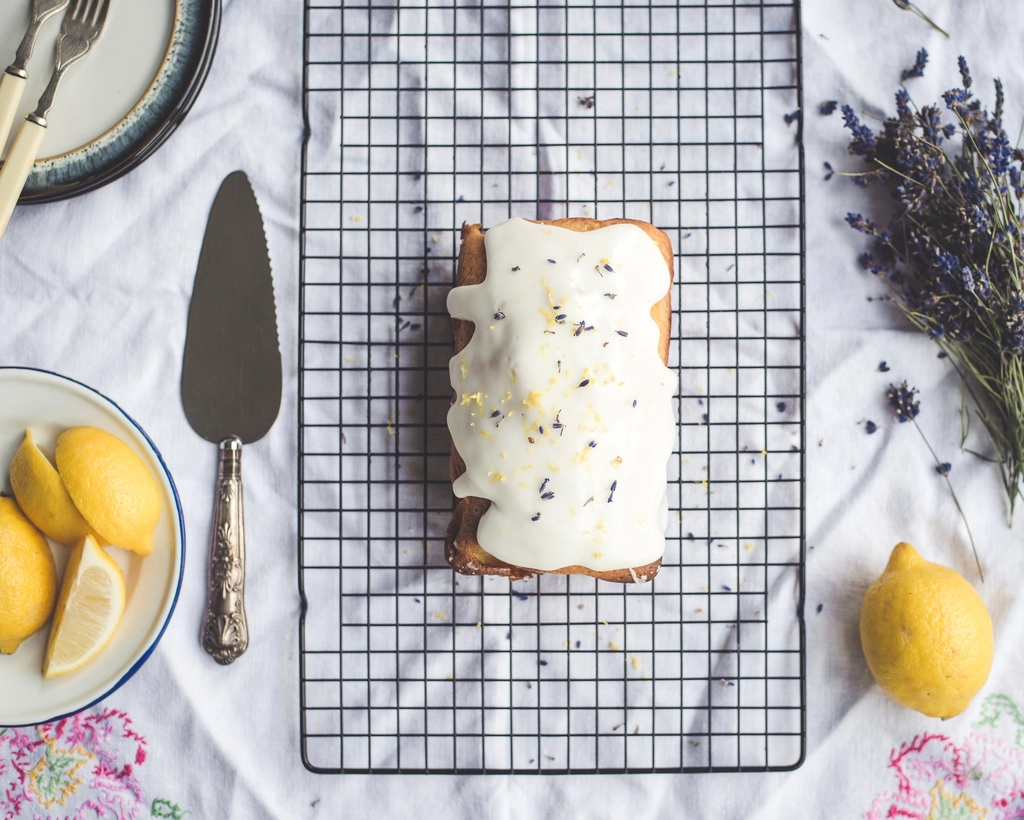
#> input picture ebook-famille/photos/conseils.jpg, 1024 x 820 px, given in place of p001.png, which was not available
$ python visuels.py
#> lines starting #> are read from the running program, lines starting #| are printed output that depends on the picture; after the words box and inside, x2 and y2 are one past the last pixel; in counts of white or black regions, pixels touching at a corner belong together
"""Visuels de vente (Etsy, Payhip, Gumroad) à partir des pages rendues en PNG.

Pré-requis : PNG=1 SCALE=2 PAGES=1,2,3,17,34,39,40,52,61,97,102,104,109,111,113 node src/render.js livre
Sortie : dist/visuels/
"""
import os

from PIL import Image, ImageDraw, ImageFilter, ImageFont

ROOT = os.path.dirname(os.path.dirname(os.path.abspath(__file__)))
PAGES = os.path.join(ROOT, "build", "livre")
OUT = os.path.join(ROOT, "dist", "visuels")
FONTS = os.path.join(ROOT, "fonts")
os.makedirs(OUT, exist_ok=True)

CREME = (251, 247, 242)
SABLE = (243, 235, 225)
ROSE = (244, 223, 218)
ROSE_FONCE = (192, 121, 109)
ENCRE = (51, 37, 31)
BRUN = (107, 68, 51)


# [23 lines left out: functions police, titre_font, texte_font, not called in this run]


def page(n, h):
    im = Image.open(os.path.join(PAGES, f"p{n:03d}.png")).convert("RGB")
    w = int(im.width * h / im.height)
    return im.resize((w, h), Image.LANCZOS)


def ombre(fond, im, xy, flou=30, decal=(16, 22), opacite=95, angle=0):
    im = im.convert("RGBA")
    if angle:
        im = im.rotate(angle, expand=True, resample=Image.BICUBIC)
    sh = Image.new("RGBA", (im.width + flou * 4, im.height + flou * 4), (0, 0, 0, 0))
    masque = Image.new("L", im.size, 0)
    masque.paste(im.split()[3])
    calque = Image.new("RGBA", im.size, (70, 45, 30, opacite))
    sh.paste(calque, (flou * 2, flou * 2), masque)
    sh = sh.filter(ImageFilter.GaussianBlur(flou))
    fond.paste(sh, (xy[0] - flou * 2 + decal[0], xy[1] - flou * 2 + decal[1]), sh)
    fond.paste(im, xy, im)


def centre(d, y, txt, f, couleur, largeur):
    w = d.textlength(txt, font=f)
    d.text(((largeur - w) / 2, y), txt, font=f, fill=couleur)


# [4 lines left out: function bandeau, not called in this run]


# 1. couverture carrée (vignette Etsy / Payhip)
def couverture_carree():
    c = Image.new("RGB", (2000, 2000), SABLE)
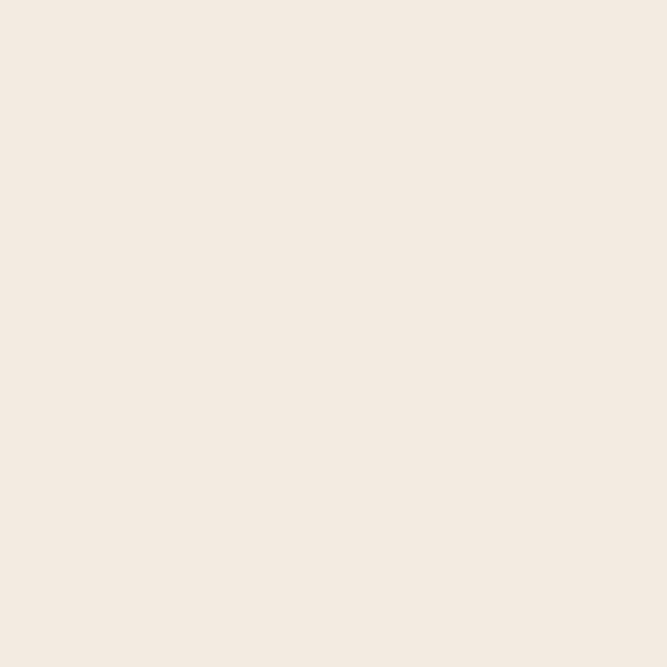
#> c: PIL image 2000x2000 RGB (shown at 1/3 size); mean R, G, B 243, 235, 225
    p = page(1, 1820)
#> in page, im is the input picture: PIL image 1024x820 RGB; mean R, G, B 182.4, 179.6, 178.5
    ombre(c, p, ((2000 - p.width) // 2, 80), flou=36)
#> in ombre, `sh = Image.new("RGBA", (im.width + flou * 4, im.height + flou * 4), (0..`: sh: PIL image 2416x1964 RGBA; every value is 0
#> in ombre, `masque = Image.new("L", im.size, 0)`: masque: PIL image 2272x1820 L; every value is 0
#> in ombre, `masque.paste(im.split()[3])`: masque: PIL image 2272x1820 L; every value is 255
#> in ombre, `calque = Image.new("RGBA", im.size, (70, 45, 30, opacite))`:
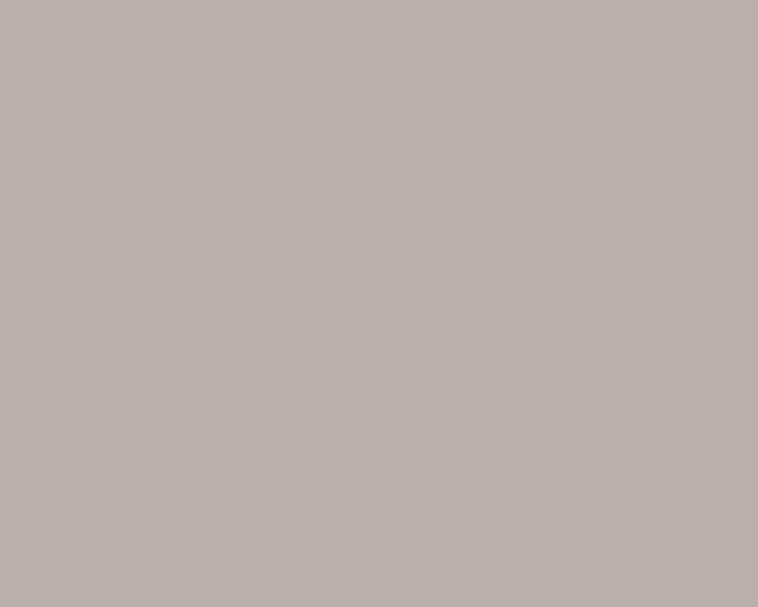
#> calque: PIL image 2272x1820 RGBA (shown at 1/3 size); mean R, G, B, A 70, 45, 30, 95; transparent parts drawn white
    c.save(os.path.join(OUT, "01-couverture-carree.jpg"), quality=92)
    # couverture seule (fichier de couverture du livre)
    Image.open(os.path.join(PAGES, "p001.png")).convert("RGB").save(os.path.join(OUT, "couverture-livre.jpg"), quality=94)


# 2. éventail de fiches
def eventail():
    c = Image.new("RGB", (2000, 2000), CREME)
    nums = [17, 52, 39, 97, 34]
    h = 1180
    pas = 300
    x0 = 1000 - (pas * (len(nums) - 1) + int(h * 0.707)) // 2
    for i, n in enumerate(nums):
        p = page(n, h)
#> call 2 of page, with n = 17, h = 1180
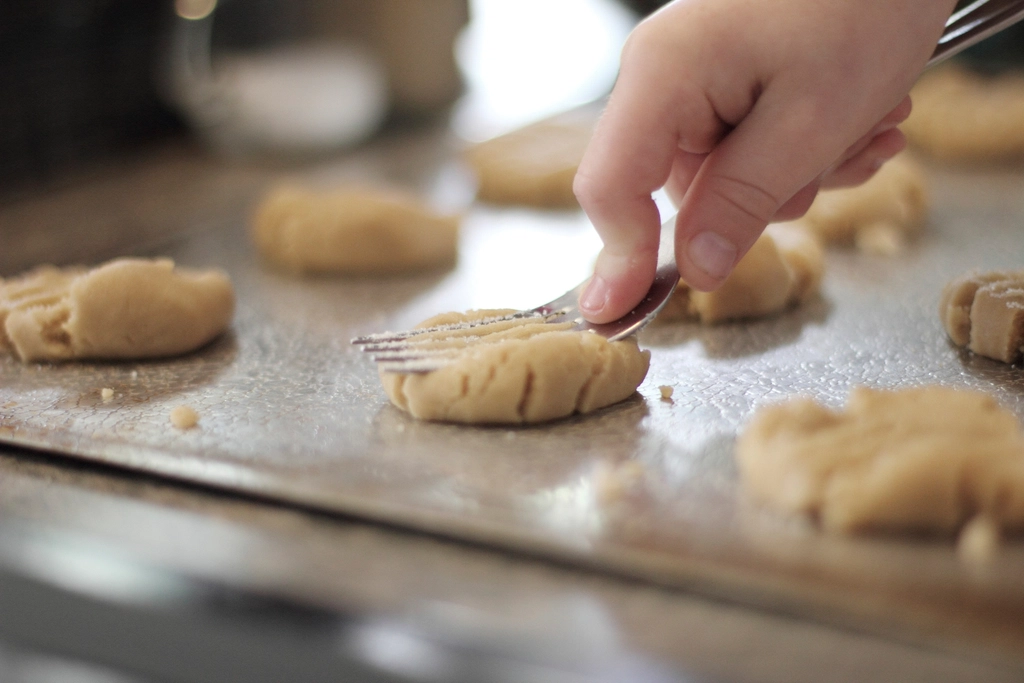
#> input picture ebook-famille/photos/cookies-plateau.jpg, 1024 x 683 px, given in place of p017.png, which was not available
#> in page, im is the input picture: PIL image 1024x683 RGB; mean R, G, B 144.5, 128.1, 113.9
        ang = (i - 2) * 3.5
        y = 120 + abs(i - 2) * 30
        ombre(c, p, (x0 + i * pas, y), flou=26, angle=ang)
#> call 2 of ombre, with xy = (-17, 180), flou = 26, decal = (16, 22), opacite = 95, angle = -7
#> in ombre (call 2), `im = im.rotate(angle, expand=True, resample=Image.BICUBIC)`:
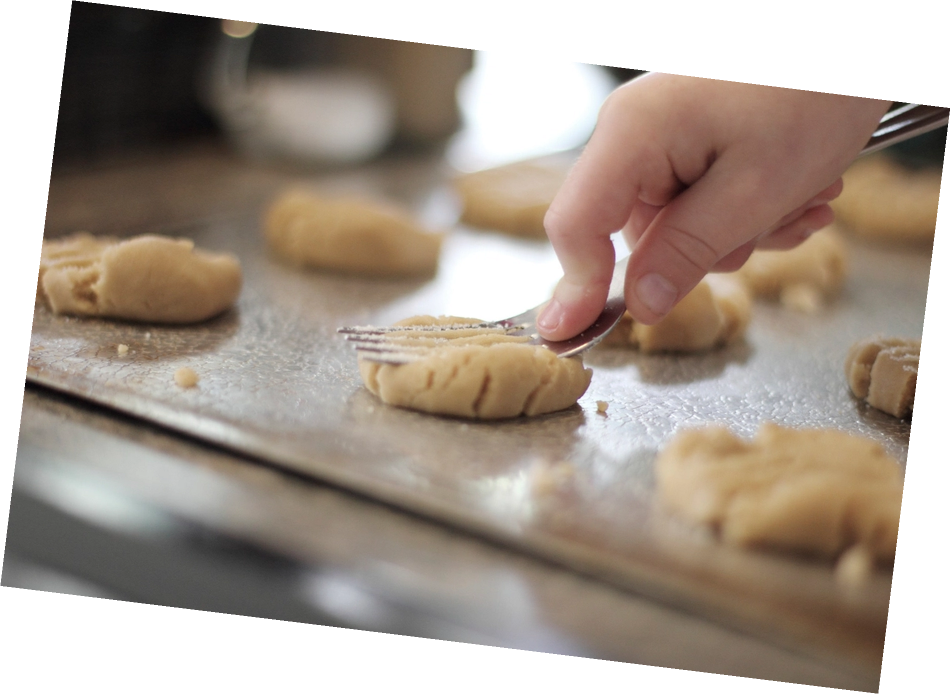
#> im: PIL image 1901x1388 RGBA (shown at 1/2 size); mean R, G, B, A 113.9, 100.9, 89.7, 201.7; transparent parts drawn white
#> in ombre (call 2), `sh = Image.new("RGBA", (im.width + flou * 4, im.height + flou * 4), (0..`: sh: PIL image 2005x1492 RGBA; every value is 0
#> in ombre (call 2), `masque = Image.new("L", im.size, 0)`: masque: PIL image 1901x1388 L; every value is 0
#> in ombre (call 2), `masque.paste(im.split()[3])`:
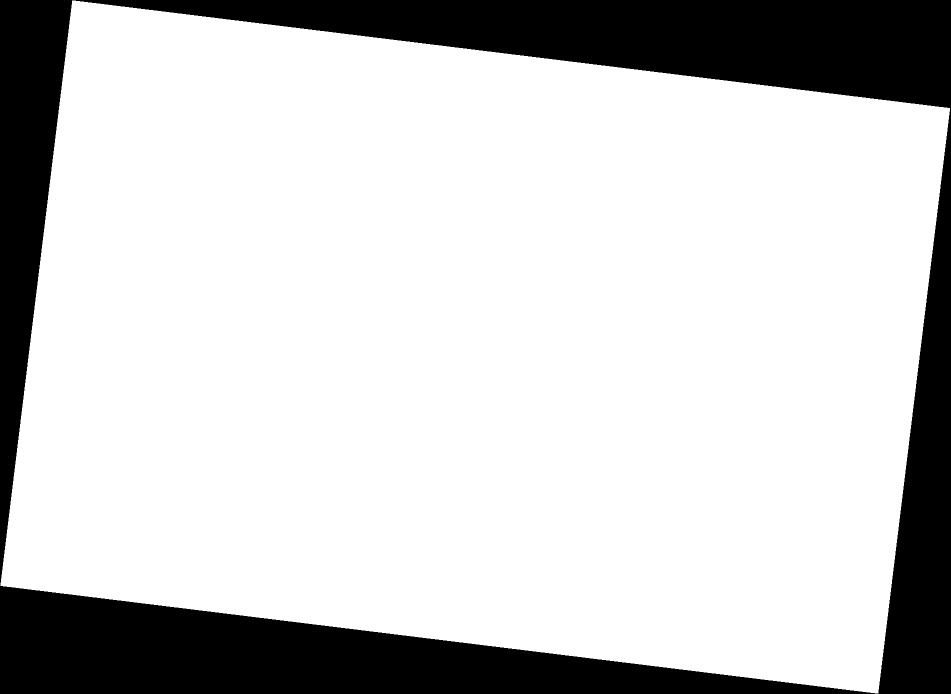
#> masque: PIL image 1901x1388 L (shown at 1/2 size); 79.1% white; 1 black region, box (x1, y1, x2, y2) and area: (0, 0, 1901, 1388) 551162
#> in ombre (call 2), `sh = sh.filter(ImageFilter.GaussianBlur(flou))`:
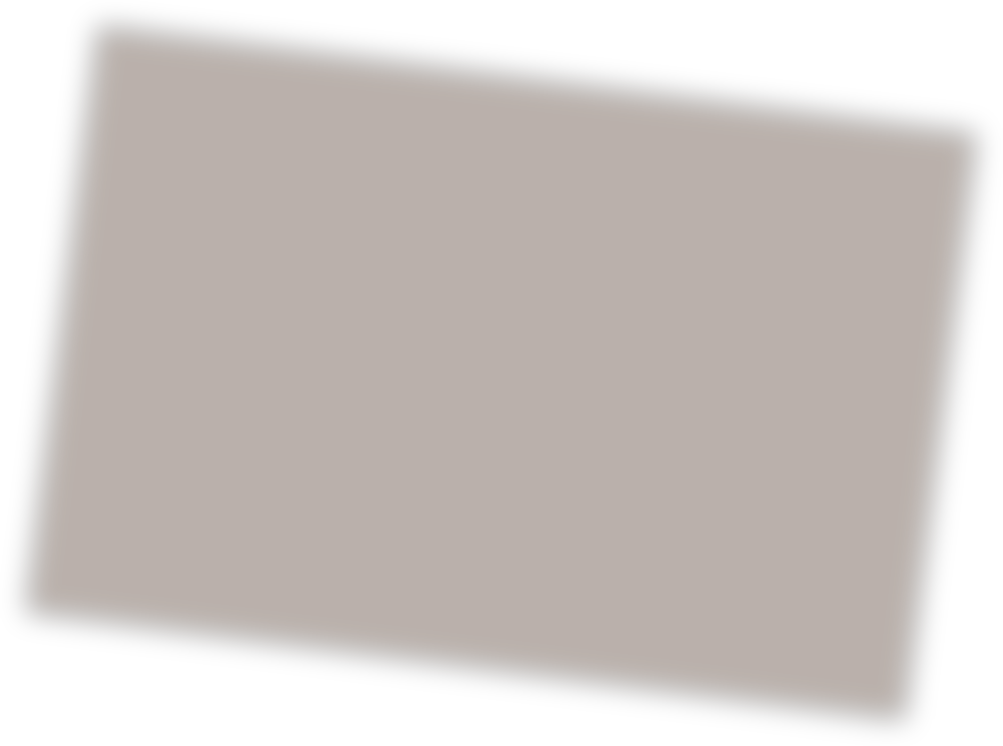
#> sh: PIL image 2005x1492 RGBA (shown at 1/2 size); mean R, G, B, A 48.8, 31.4, 20.9, 66.3; transparent parts drawn white
#> in ombre (call 2), `fond.paste(im, xy, im)`:
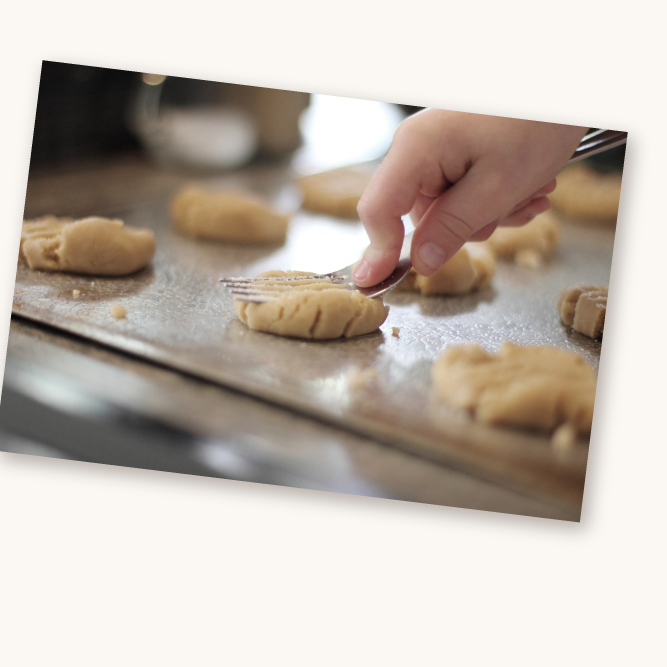
#> fond: PIL image 2000x2000 RGB (shown at 1/3 size); mean R, G, B 193.6, 183.1, 173.3
    bandeau(c, "100 recettes simples et gourmandes", "UNE PHOTO ET UNE PAGE PAR RECETTE", 1560)
    c.save(os.path.join(OUT, "02-cent-recettes.jpg"), quality=92)


# 3. une fiche en grand
# [73 lines left out: functions fiche, sommaire, mosaique, enfants, banniere, not called in this run]


if __name__ == "__main__":
    couverture_carree()
#> (the run stopped early here; a loop or call above may not have finished)
